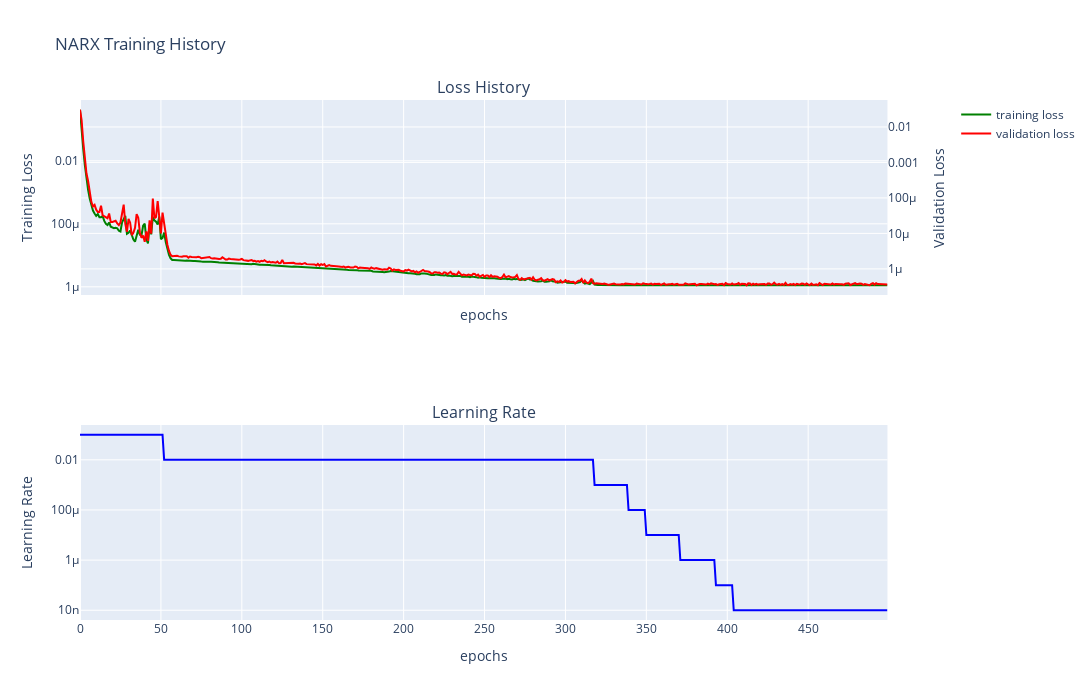

The notebook cell this image was saved under:
### Markdown cell above
# NARX model

### Code cell
dm.narx_trainer(hidden_layers=[10], batch_size=320,
          learning_rate=0.1, epochs= 500, scheduler_flag=True)
dm.narx.plot_narx_training_history_plotly()

### Figure 1 — Plotly figure (JSON) as saved in the notebook; plotly's stock layout.template omitted (floating-point values rounded to 4 significant figures; data arrays with more than 128 entries replaced by an {"elided": "..."} marker saying what was removed)
{"data": [{"line": {"color": "green"}, "mode": "lines", "name": "training loss", "showlegend": true, "type": "scatter", "x": {"elided": "500 int values"}, "xaxis": "x", "y": {"elided": "500 float values"}, "yaxis": "y"}, {"line": {"color": "red"}, "mode": "lines", "name": "validation loss", "showlegend": true, "type": "scatter", "x": {"elided": "500 int values"}, "xaxis": "x", "y": {"elided": "500 float values"}, "yaxis": "y2"}, {"line": {"color": "blue"}, "mode": "lines", "showlegend": false, "type": "scatter", "x": {"elided": "500 int values"}, "xaxis": "x2", "y": {"elided": "500 float values"}, "yaxis": "y3"}], "layout": {"annotations": [{"font": {"size": 16}, "showarrow": false, "text": "Loss History", "x": 0.47, "xanchor": "center", "xref": "paper", "y": 1, "yanchor": "bottom", "yref": "paper"}, {"font": {"size": 16}, "showarrow": false, "text": "Learning Rate", "x": 0.47, "xanchor": "center", "xref": "paper", "y": 0.375, "yanchor": "bottom", "yref": "paper"}], "height": 700, "title": {"text": "NARX Training History"}, "width": 1800, "xaxis": {"anchor": "y", "domain": [0, 0.94], "matches": "x2", "showticklabels": false, "title": {"text": "epochs"}}, "xaxis2": {"anchor": "y3", "domain": [0, 0.94], "title": {"text": "epochs"}}, "yaxis": {"anchor": "x", "domain": [0.625, 1], "title": {"text": "Training Loss"}, "type": "log"}, "yaxis2": {"anchor": "x", "overlaying": "y", "side": "right", "title": {"text": "Validation Loss"}, "type": "log"}, "yaxis3": {"anchor": "x2", "domain": [0, 0.375], "title": {"text": "Learning Rate"}, "type": "log"}}}
